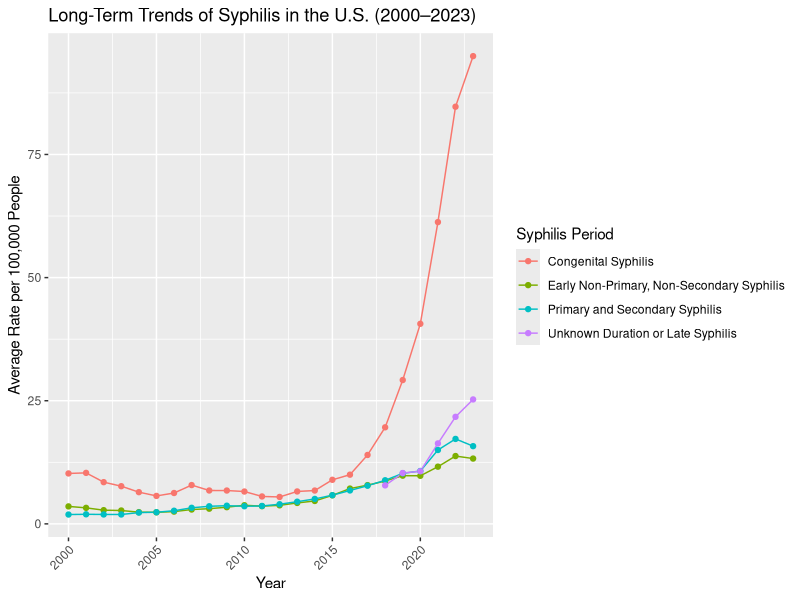
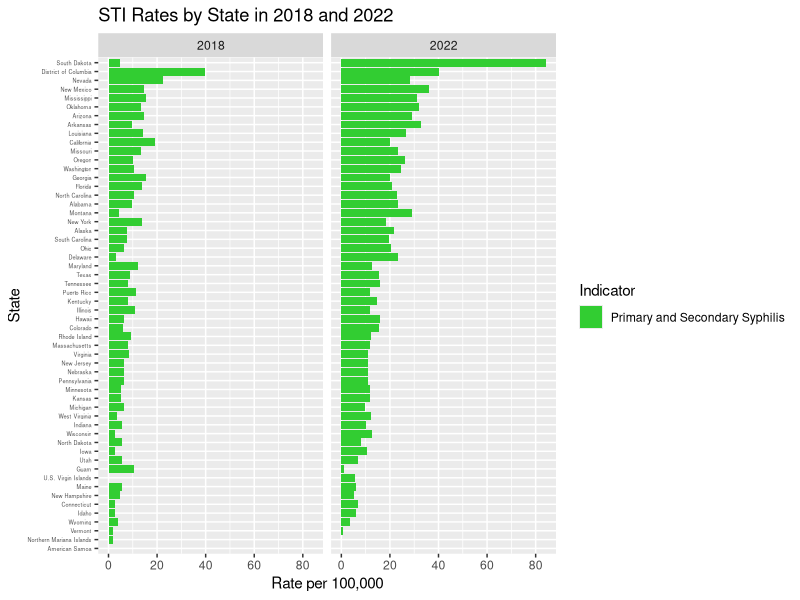
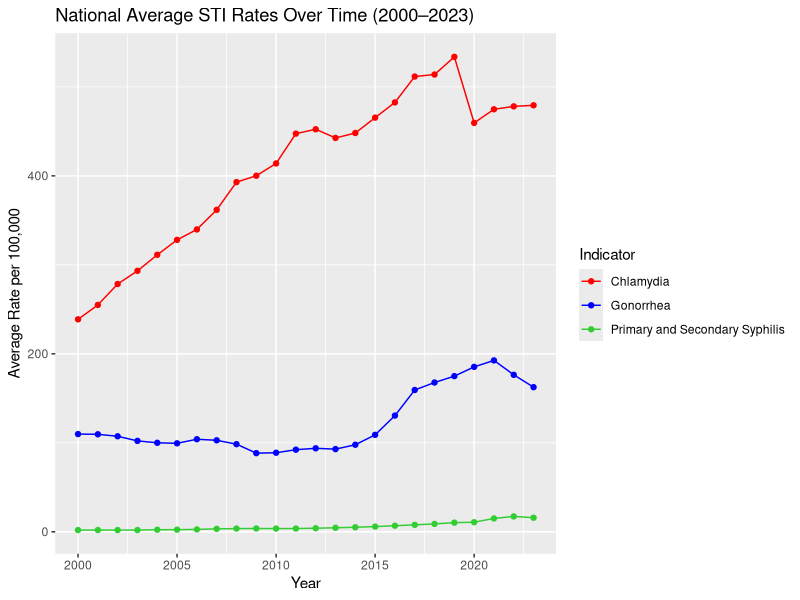
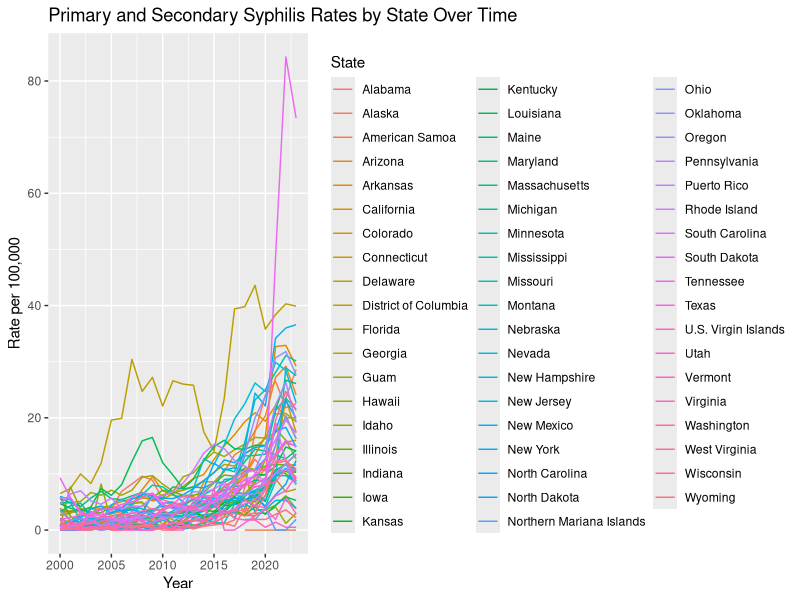
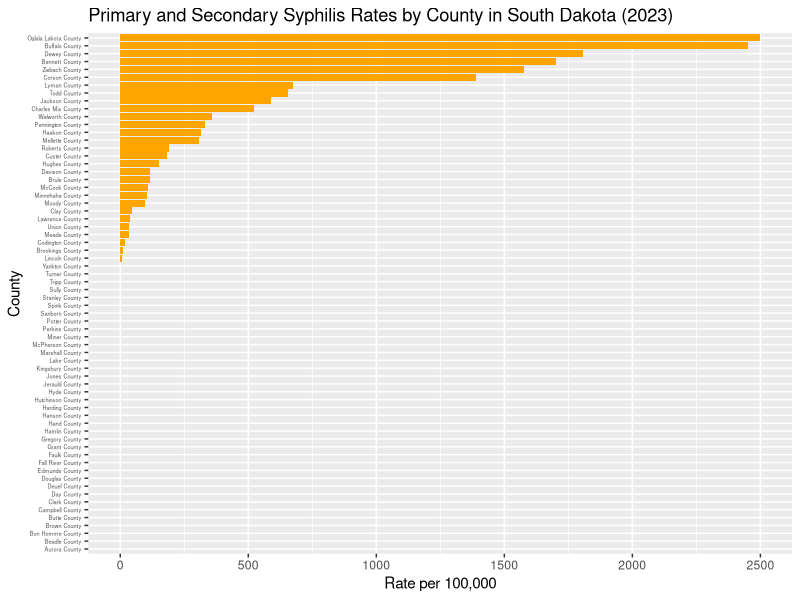

Reproduce these figures in R, in order.
## ---- chunk 1
library(tidyverse)
## ---- chunk 2
df_atlas <- read_delim("AtlasPlusTableData.csv")
df_ps <- read_delim("PS-Syphilis-Rates-Women-15-44-Years-by-County-US-2023.csv")
## ---- chunk 3
df_atlas <- df_atlas %>%
  mutate(across(where(is.character), ~na_if(., "Data not available"))) %>%
  mutate(across(where(is.character), ~na_if(., "Data suppressed"))) %>%
  drop_na()
dim(df_atlas)
## ---- chunk 4
df_ps <- df_ps %>% 
  mutate(across(where(is.character), ~na_if(.,"Unavailable/suppressed")))%>%
  drop_na()
dim(df_ps)
## ---- chunk 5
df_atlas_merge <- df_atlas %>%
  select(-FIPS,-Cases) %>%
  rename(
    State = Geography, 
    Rate = 'Rate per 100000'
  )
head(df_atlas_merge)

df_ps_merge <- df_ps %>%
  select(-'State FIPS',- 'County FIPS',-'Age Range',-'Sex',-'Rate Category')%>%
  rename(
    State = State,
    County = County,
    Indicator = STI,
  )
head(df_ps_merge)
## ---- chunk 6
df_atlas_merge <- df_atlas_merge %>%
  mutate(
    County = NA_character_,
    Rate = as.numeric(gsub(",", "", Rate)),
    Year = as.numeric(stringr::str_extract(Year, "\\d{4}"))
  ) %>%
  select(Indicator, Year, State, County, Rate)

df_ps_merge <- df_ps_merge %>%
  mutate(
    Rate = as.numeric(gsub(",", "", Rate)),
    Year = as.numeric(Year)
  ) %>%
  select(Indicator, Year, State, County, Rate)

df_combined <- bind_rows(df_atlas_merge, df_ps_merge)

dim(df_combined)
## ---- chunk 7
df_syphilis <- df_atlas %>%
  filter(str_detect(Indicator, "Syphilis")) %>%
  mutate(
    rate = as.numeric(str_replace(`Rate per 100000`, ",", "")),
    Year = as.numeric(str_extract(Year, "\\d{4}"))
  ) %>%
  group_by(Year, Indicator) %>%
  summarise(avg_rate = mean(rate, na.rm = TRUE), .groups = "drop")

ggplot(df_syphilis, aes(x = Year, y = avg_rate, color = Indicator)) +
  geom_line() +
  geom_point() +
  labs(
    title = "Long-Term Trends of Syphilis in the U.S. (2000–2023)",
    x = "Year",
    y = "Average Rate per 100,000 People",
    color = "Syphilis Period"
  ) + 
  theme(
    axis.text.x = element_text(angle = 45, hjust = 1)
  )
# ggsave("syphilis.png", width = 10, height = 6, dpi = 300)
## ---- chunk 8
df_subset <- df_combined %>%
  filter(Year %in% c(2018, 2022), is.na(County)) %>%
  filter(Indicator %in% c("Primary and Secondary Syphilis"))

ggplot(df_subset, aes(x = Rate, y = fct_reorder(State, Rate), fill = Indicator)) +
  geom_col() +
  facet_wrap(~Year) +
  labs(title = "STI Rates by State in 2018 and 2022",
       x = "Rate per 100,000", y = "State") +
  scale_fill_manual(values = c("Primary and Secondary Syphilis" = "limegreen"))+
  theme(axis.text.y = element_text(size = 4))
# ggsave("state.png", width = 10, height = 6, dpi = 300)
## ---- chunk 9
df_national <- df_combined %>%
  filter(is.na(County)) %>%
  filter(Indicator %in% c("Chlamydia", "Gonorrhea", "Primary and Secondary Syphilis")) %>%
  group_by(Year, Indicator) %>%
  summarise(avg_rate = mean(Rate, na.rm = TRUE), .groups = "drop")

ggplot(df_national, aes(x = Year, y = avg_rate, color = Indicator)) +
  geom_line() +
  geom_point() +
  labs(
    title = "National Average STI Rates Over Time (2000–2023)",
    y = "Average Rate per 100,000", x = "Year"
  ) +
  scale_color_manual(values = c(
    "Chlamydia" = "red",
    "Gonorrhea" = "blue",
    "Primary and Secondary Syphilis" = "limegreen"
  ))
# ggsave("all.png", width = 10, height = 6, dpi = 300)
## ---- chunk 10
df_syphilis <- df_combined %>%
  filter(Indicator == "Primary and Secondary Syphilis", is.na(County))

ggplot(df_syphilis, aes(x = Year, y = Rate, color = State)) +
  geom_line() +
  labs(title = "Primary and Secondary Syphilis Rates by State Over Time",
       y = "Rate per 100,000")
# ggsave("primary and secondary.png", width = 10, height = 6, dpi = 300)
## ---- chunk 11
df_sd_county <- df_combined %>%
  filter(
    State == "South Dakota",
    Indicator == "Primary and secondary syphilis",
    !is.na(County)
  )

ggplot(df_sd_county, aes(x = Rate, y = fct_reorder(County, Rate))) +
  geom_col(fill = "orange") +
  labs(
    title = "Primary and Secondary Syphilis Rates by County in South Dakota (2023)",
    x = "Rate per 100,000",
    y = "County"
  ) +
  theme(axis.text.y = element_text(size = 4))
# ggsave("county.png", width = 10, height = 6, dpi = 300)
